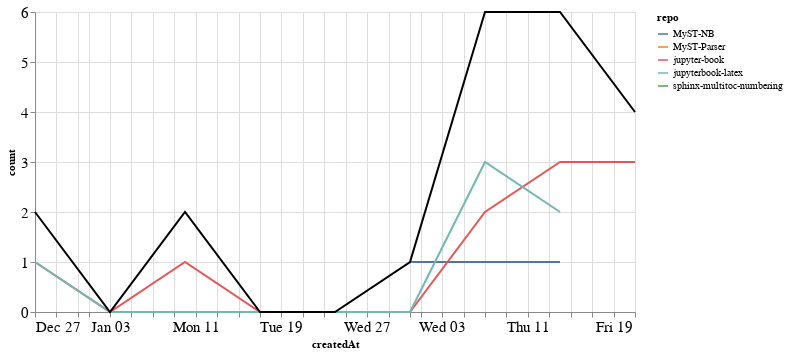

The code cell stored with this chart in its notebook:
### Markdown cell above
### Comments

### Code cell
comments_time = comments.groupby('repo').resample('W', on='createdAt').count()['author'].reset_index()
comments_time = comments_time.rename(columns={'author': 'count'})
comments_time_total = comments_time.groupby('createdAt').agg({"count": "sum"}).reset_index()
ch1 = alt.Chart(comments_time, width=600).mark_line().encode(
    x='createdAt',
    y='count',
    color='repo',
    tooltip="repo"
)

ch2 = alt.Chart(comments_time_total, width=600).mark_line(color="black").encode(
    x='createdAt',
    y='count',
)

ch1 + ch2

### Figure 1 — Vega-Lite specification as saved in the notebook (floating-point values rounded to 4 significant figures)
{"config": {"axisLeft": {"labelFontSize": 15}, "axisBottom": {"labelFontSize": 15}}, "layer": [{"data": {"name": "data-5fb4717bf5b406a2b2fdaf1189906c69"}, "mark": "line", "encoding": {"color": {"type": "nominal", "field": "repo"}, "tooltip": {"type": "nominal", "field": "repo"}, "x": {"type": "temporal", "field": "createdAt"}, "y": {"type": "quantitative", "field": "count"}}, "width": 600}, {"data": {"name": "data-50378bc2b14d16b7f7321fcdbed6d9a4"}, "mark": {"type": "line", "color": "black"}, "encoding": {"x": {"type": "temporal", "field": "createdAt"}, "y": {"type": "quantitative", "field": "count"}}, "width": 600}], "$schema": "https://vega.github.io/schema/vega-lite/v4.8.1.json", "datasets": {"data-5fb4717bf5b406a2b2fdaf1189906c69": [{"repo": "MyST-NB", "createdAt": "2021-01-31T00:00:00", "count": 1}, {"repo": "MyST-NB", "createdAt": "2021-02-07T00:00:00", "count": 1}, {"repo": "MyST-NB", "createdAt": "2021-02-14T00:00:00", "count": 1}, {"repo": "MyST-Parser", "createdAt": "2021-02-21T00:00:00", "count": 1}, {"repo": "jupyter-book", "createdAt": "2020-12-27T00:00:00", "count": 1}, {"repo": "jupyter-book", "createdAt": "2021-01-03T00:00:00", "count": 0}, {"repo": "jupyter-book", "createdAt": "2021-01-10T00:00:00", "count": 1}, {"repo": "jupyter-book", "createdAt": "2021-01-17T00:00:00", "count": 0}, {"repo": "jupyter-book", "createdAt": "2021-01-24T00:00:00", "count": 0}, {"repo": "jupyter-book", "createdAt": "2021-01-31T00:00:00", "count": 0}, {"repo": "jupyter-book", "createdAt": "2021-02-07T00:00:00", "count": 2}, {"repo": "jupyter-book", "createdAt": "2021-02-14T00:00:00", "count": 3}, {"repo": "jupyter-book", "createdAt": "2021-02-21T00:00:00", "count": 3}, {"repo": "jupyterbook-latex", "createdAt": "2020-12-27T00:00:00", "count": 1}, {"repo": "jupyterbook-latex", "createdAt": "2021-01-03T00:00:00", "count": 0}, {"repo": "jupyterbook-latex", "createdAt": "2021-01-10T00:00:00", "count": 0}, {"repo": "jupyterbook-latex", "createdAt": "2021-01-17T00:00:00", "count": 0}, {"repo": "jupyterbook-latex", "createdAt": "2021-01-24T00:00:00", "count": 0}, {"repo": "jupyterbook-latex", "createdAt": "2021-01-31T00:00:00", "count": 0}, {"repo": "jupyterbook-latex", "createdAt": "2021-02-07T00:00:00", "count": 3}, {"repo": "jupyterbook-latex", "createdAt": "2021-02-14T00:00:00", "count": 2}, {"repo": "sphinx-multitoc-numbering", "createdAt": "2021-01-10T00:00:00", "count": 1}], "data-50378bc2b14d16b7f7321fcdbed6d9a4": [{"createdAt": "2020-12-27T00:00:00", "count": 2}, {"createdAt": "2021-01-03T00:00:00", "count": 0}, {"createdAt": "2021-01-10T00:00:00", "count": 2}, {"createdAt": "2021-01-17T00:00:00", "count": 0}, {"createdAt": "2021-01-24T00:00:00", "count": 0}, {"createdAt": "2021-01-31T00:00:00", "count": 1}, {"createdAt": "2021-02-07T00:00:00", "count": 6}, {"createdAt": "2021-02-14T00:00:00", "count": 6}, {"createdAt": "2021-02-21T00:00:00", "count": 4}]}}
